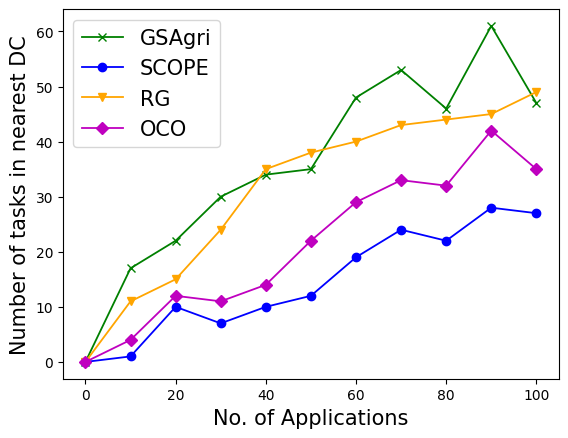

Here is the Python script that generated this plot:
import matplotlib.pyplot as plt

x_axis = [0, 10, 20, 30, 40, 50, 60, 70, 80, 90, 100]
y_axis_GSAgri = [0, 17, 22, 30, 34, 35, 48, 53, 46, 61, 47]
y_axis_SCOPE = [0, 1, 10, 7, 10, 12, 19, 24, 22, 28, 27]
y_axis_OCO = [0, 4, 12, 11, 14, 22, 29, 33, 32, 42, 35]
y_axis_RG = [0, 11, 15, 24, 35, 38, 40, 43, 44, 45, 49]

plt.plot(x_axis, y_axis_GSAgri, marker='x', label='GSAgri', linewidth=1.3, color='green')
plt.plot(x_axis, y_axis_SCOPE, marker='o', label='SCOPE', linewidth=1.3, color='blue')
plt.plot(x_axis, y_axis_RG, marker='v', label='RG', linewidth=1.3, color='orange')
plt.plot(x_axis, y_axis_OCO, marker='D', label='OCO', linewidth=1.3, color='m')

#plt.title('Average Latency', fontsize = 15)

plt.ylabel('Number of tasks in nearest DC', fontsize = 15)
plt.xlabel('No. of Applications', fontsize = 15)
plt.legend(loc='best', prop={'size': 15})
plt.savefig('high_sec_mec.png', bbox_inches='tight')
plt.show()
